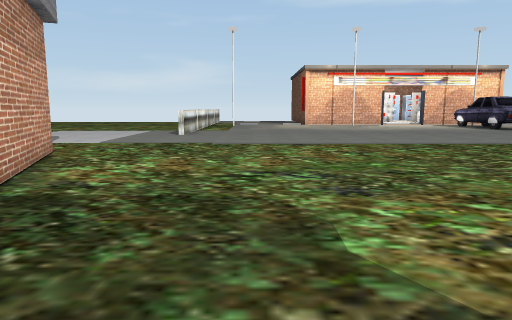
[1] (above)

20 first-person views from a walk through a scene from a Unity 3-D project. The camera is 1.2 m above the floor, tilts 8° down and sees 70° across. The floor is counted in squares, 1 m on a side. Each view is taken from the middle of a square. On the plan, view 1 faces up. The plan holds only what a view shows up to about 15 squares ahead; the rest is blank. The place goes on beyond the plan. The player is left out. Door leaves are left out, so doorways stand open. Some surface patterns are stand-ins.

[2]
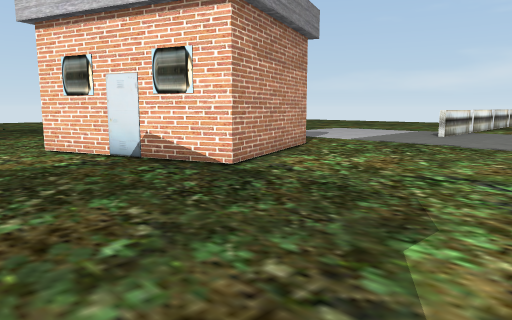

[3]
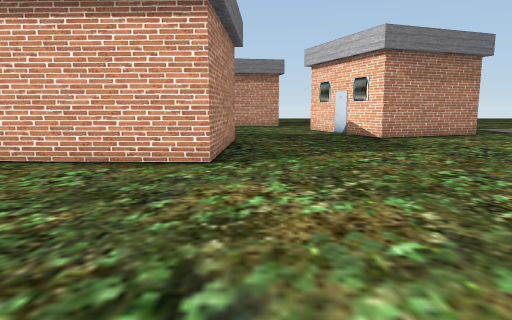

[4]
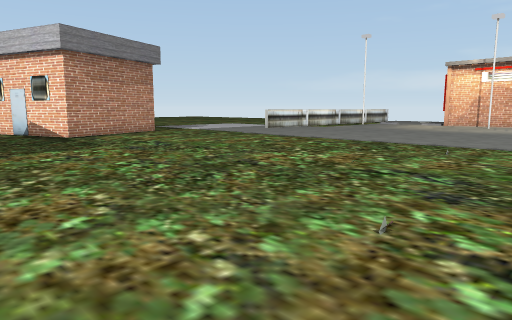

[5]
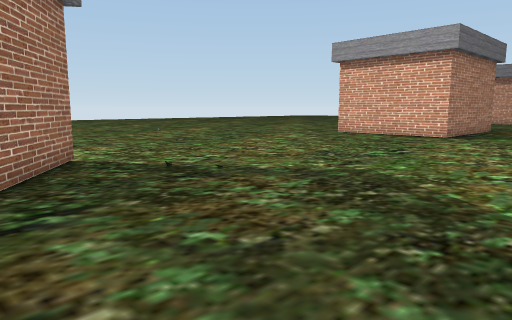

[6]
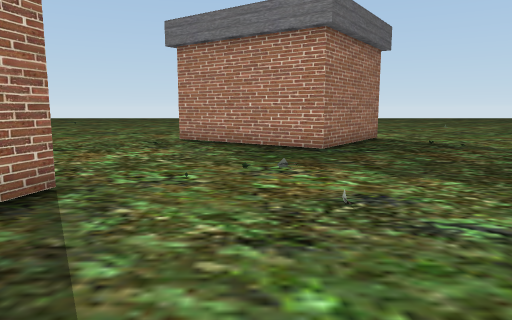

[7]
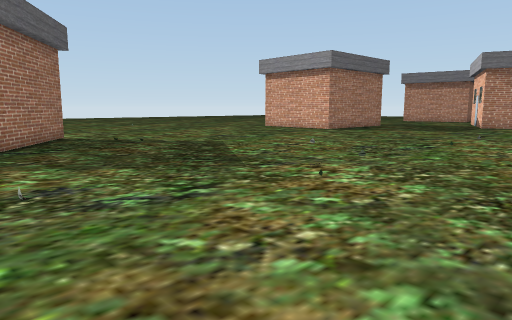

[8]
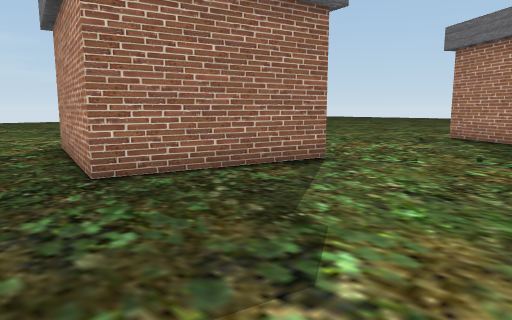

[9]
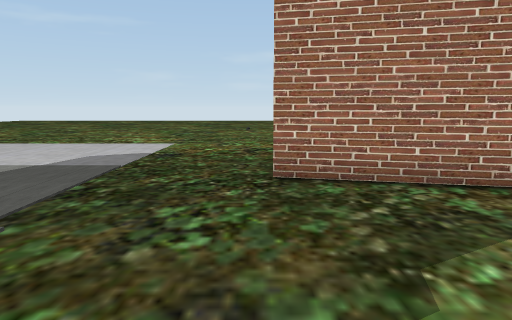

[10]
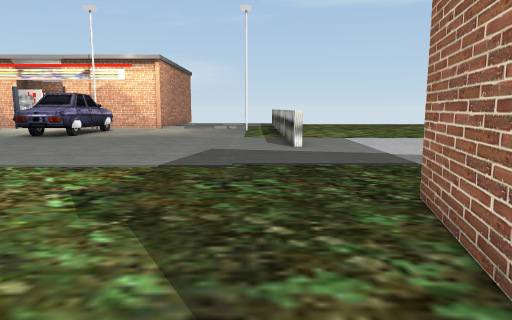

[11]
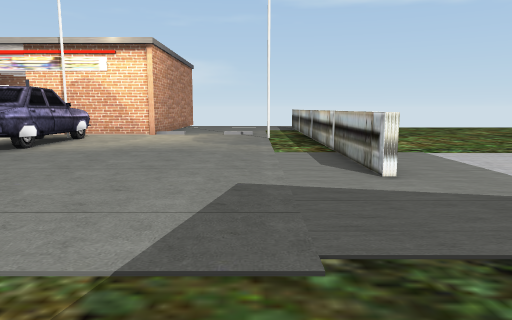

[12]
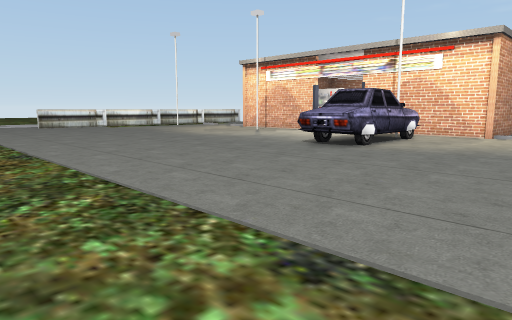

[13]
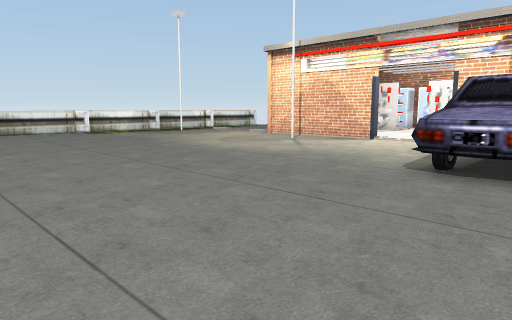

[14]
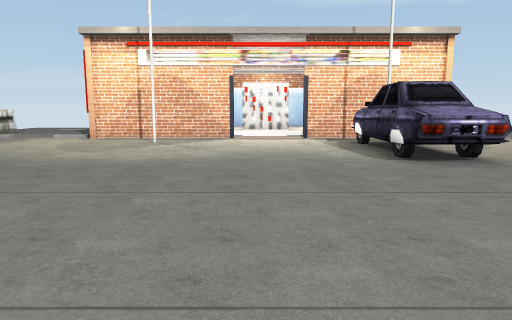

[15]
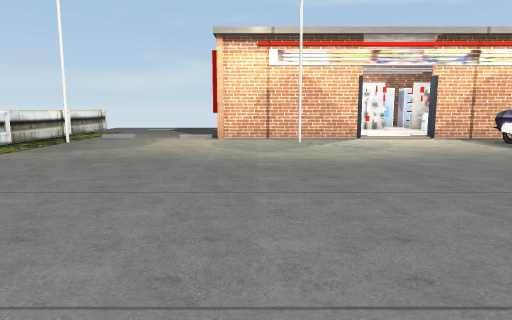

[16]
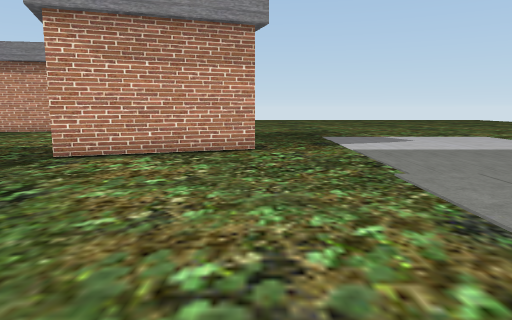

[17]
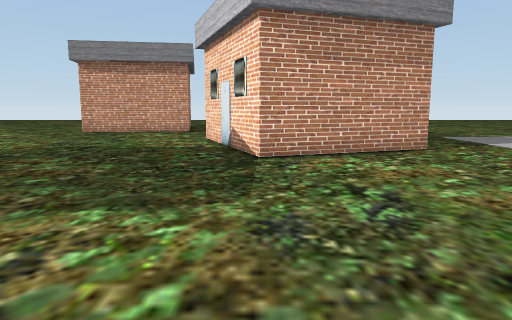

[18]
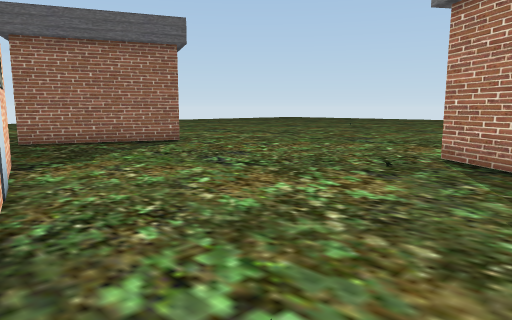

[19]
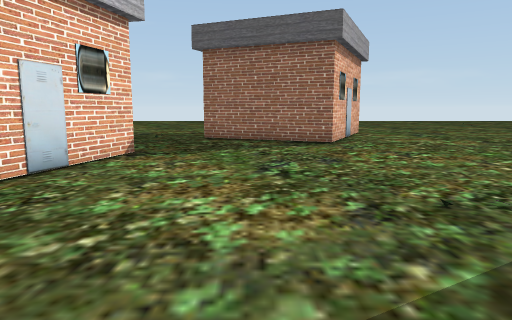

[20]
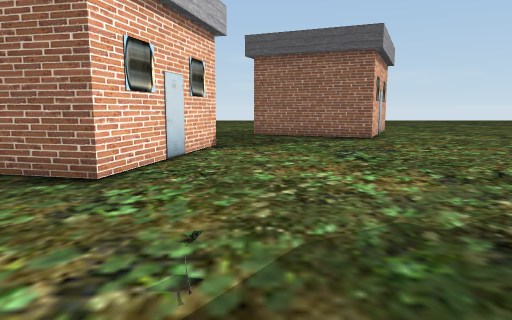

### Floor plan
Key: @ floor where view 1 was taken; # wall or solid block; . floor; D open door; = window, fence, low wall or low ledge; O other object.
Columns run from 10 left of view 1 to 35 right of it. Each row starts with its distance up from view 1.
 28                            #
 27        =.     ##===DDDD===##
 26        =............DD.......
 25        =........#.......OO......#.=   .....
 24        =...............OOO........=   .....
 23         ...............OOO........=  .....
 22         ...............OOO........=  ....
 21          ..............OOO........= .....
 20 ..       ..............OOO........= ....   ..
 19 ...       ........................=.....  ...
 18 .....    .........................=..........
 17 ......  ..........................=..........
 16 .............................................
 15 .............................................
 14 .............................................
 13 .............................................
 12 .............................................
 11 .....................  ......................
 10 ....O................  ............O.........
  9     OO.............................OOOOO......
  8      O.............................O    OO....
  7      O.............................O
  6       O...........................OO
  5     OOO...........................OO        ..
  4   OOO..............................OOOOOO.....
  3 .O.....................................O......
  2 .............................................O
  1 ............................................OO
  0 ..........@.................................O
 -1 .......OOOOOOO...............OO.............O
 -2 ......       O..............O OO...........O
 -3 .....        O.............OO   OO.........OOO
 -4 ...          O.............O     OO..........O
 -5 ..           O.  .........O       ............
 -6              O    .........        ...........

Positions as (right, up) in squares from view 1, and headings:
1: (0, 0), facing up
2: (2, 0), facing up-left
3: (11, 0), facing left
4: (12, 0), facing up-left
5: (19, 4), facing down-left
6: (21, 10), facing down
7: (21, 11), facing down-left
8: (19, 12), facing down-right
9: (19, 10), facing right
10: (23, 5), facing up
11: (22, 10), facing up
12: (21, 10), facing up-left
13: (16, 13), facing up-left
14: (10, 12), facing up
15: (5, 12), facing up
16: (5, 10), facing left
17: (5, 5), facing left
18: (21, 5), facing down-right
19: (20, 0), facing right
20: (18, 2), facing right
